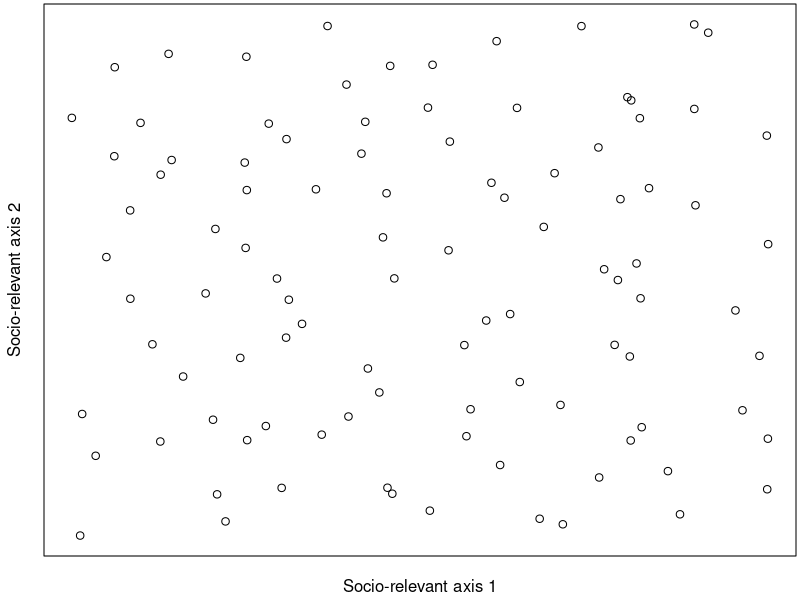
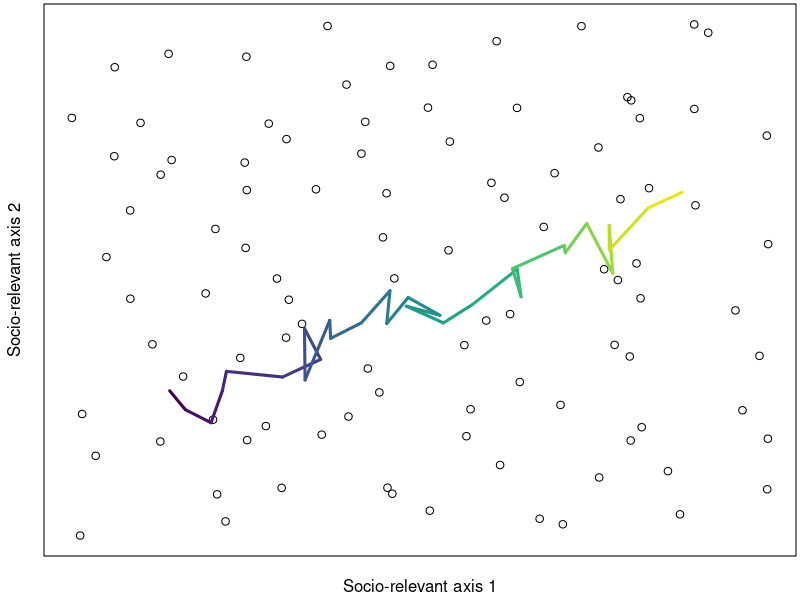
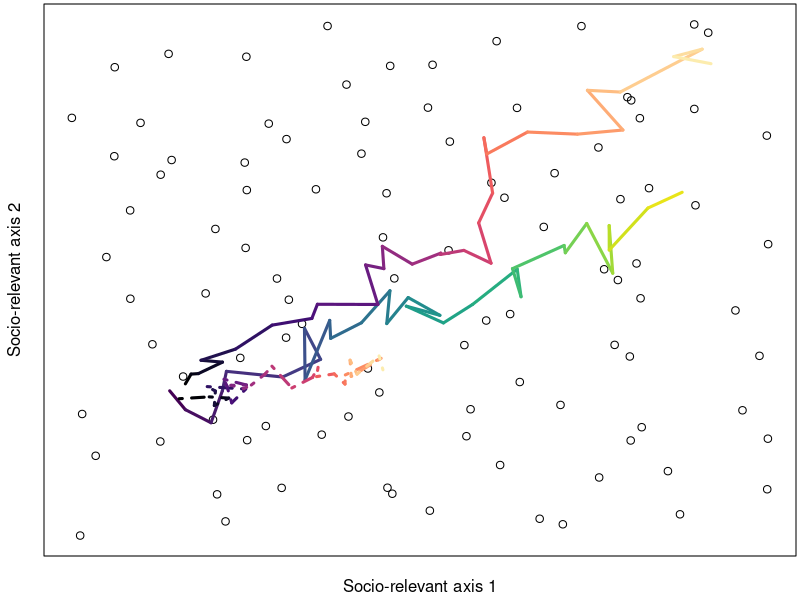
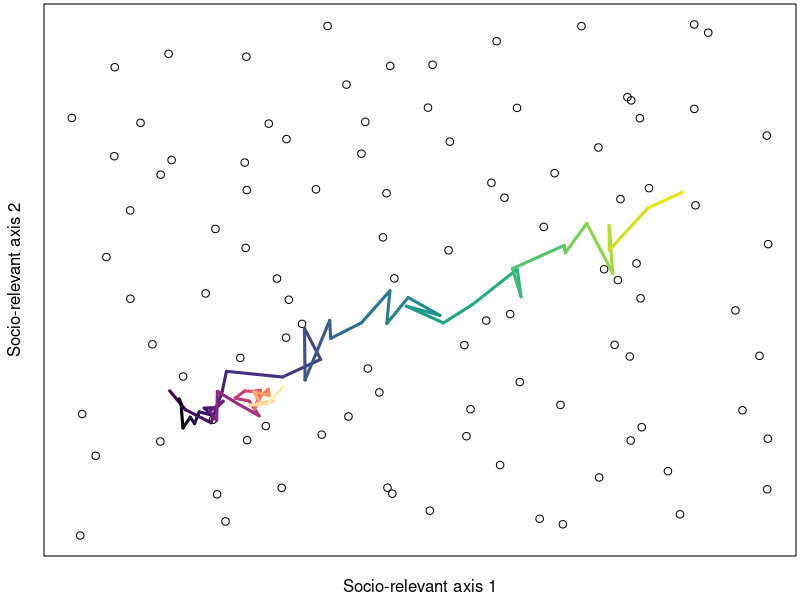

These figures' R source, in order:
library(viridis)

setwd('~/Dropbox/Research/notes/slice-o-sci')

xy <- jitter(as.matrix(expand.grid(1:10, 1:10)), factor = 3)


nMean <- 30
xMean <- sort(runif(nMean, 2, 9)) + rnorm(nMean, sd = 0.25)
yMean <- sort(runif(nMean, 3, 7)) + rnorm(nMean, sd = 0.25)

xMale <- sort(runif(nMean, 2, 5)) + rnorm(nMean, sd = 0.15)
yMale <- sort(runif(nMean, 3, 4)) + rnorm(nMean, sd = 0.15)

xFemale <- sort(runif(nMean, 2, 10)) + rnorm(nMean, sd = 0.25)
yFemale <- sort(runif(nMean, 3, 10)) + rnorm(nMean, sd = 0.25)

xPop <- sort(runif(nMean, 2, 3.5)) + rnorm(nMean, sd = 0.15)
yPop <- sort(runif(nMean, 3, 3.25)) + rnorm(nMean, sd = 0.15)


pdf('fig_songSpace.pdf', width = 4, height = 4)
par(mar = c(2, 2, 0, 0) + 0.2, mgp = c(1, 1, 0))
plot(xy, xlab = 'Socio-relevant axis 1', ylab = 'Socio-relevant axis 2', 
     axes = FALSE, frame.plot = TRUE)
dev.off()

pdf('fig_songSpace_meanEvol.pdf', width = 4, height = 4)
par(mar = c(2, 2, 0, 0) + 0.2, mgp = c(1, 1, 0))
plot(xy, xlab = 'Socio-relevant axis 1', ylab = 'Socio-relevant axis 2', 
     axes = FALSE, frame.plot = TRUE)
segments(x0 = xMean[-nMean], y0 = yMean[-nMean], 
         x1 = xMean[-1], y1 = yMean[-1], col = viridis(nMean), lwd = 3)
dev.off()


pdf('fig_songSpace_genderEvol.pdf', width = 4, height = 4)
par(mar = c(2, 2, 0, 0) + 0.2, mgp = c(1, 1, 0))
plot(xy, xlab = 'Socio-relevant axis 1', ylab = 'Socio-relevant axis 2', 
     axes = FALSE, frame.plot = TRUE)
segments(x0 = xMean[-nMean], y0 = yMean[-nMean], 
         x1 = xMean[-1], y1 = yMean[-1], col = viridis(nMean), lwd = 3)
segments(x0 = xMale[-nMean], y0 = yMale[-nMean], 
         x1 = xMale[-1], y1 = yMale[-1], col = magma(nMean), lwd = 3, 
         lty = 4)
segments(x0 = xFemale[-nMean], y0 = yFemale[-nMean], 
         x1 = xFemale[-1], y1 = yFemale[-1], col = magma(nMean), lwd = 3, 
         lty = 1)
dev.off()

pdf('fig_songSpace_PopEvol.pdf', width = 4, height = 4)
par(mar = c(2, 2, 0, 0) + 0.2, mgp = c(1, 1, 0))
plot(xy, xlab = 'Socio-relevant axis 1', ylab = 'Socio-relevant axis 2', 
     axes = FALSE, frame.plot = TRUE)
segments(x0 = xMean[-nMean], y0 = yMean[-nMean], 
         x1 = xMean[-1], y1 = yMean[-1], col = viridis(nMean), lwd = 3)
segments(x0 = xPop[-nMean], y0 = yPop[-nMean], 
         x1 = xPop[-1], y1 = yPop[-1], col = magma(nMean), lwd = 3)
dev.off()
